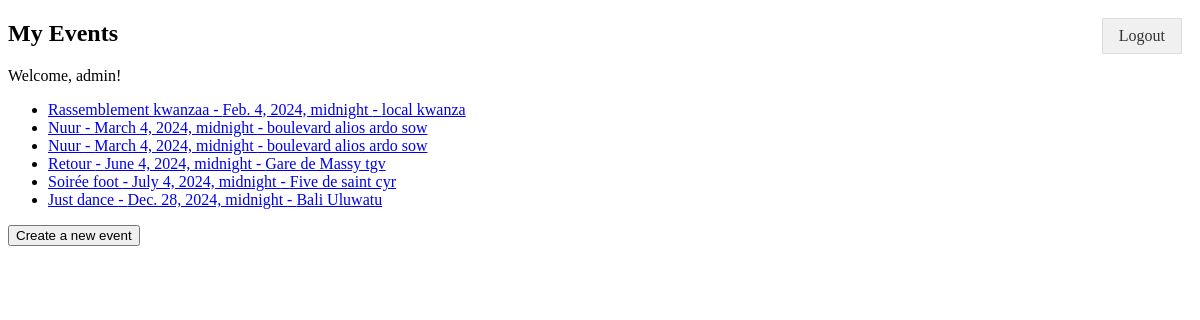
/home/ (signed in), run on the app's committed database.
### accounts/models.py (models this page shows)
class CustomUser(AbstractUser):
    email = models.EmailField(unique=True)
    phone_number = models.CharField(max_length=15, blank=True, null=True)
    date_joined = models.DateTimeField(auto_now_add=True)

### events/models.py (models this page shows, shortened)
class Event(models.Model):
    name = models.CharField(max_length=255)
    description = models.TextField()
    location = models.CharField(max_length=255)
    date = models.DateTimeField()
    creator = models.ForeignKey(User, on_delete=models.CASCADE, related_name='events')

### home/views.py (the view)
# urls.py: path('home/', home_views.list_events, name='home'),
@login_required
def list_events(request):
    events = Event.objects.filter(creator=request.user).order_by('date')
    return render(request, 'home/list_events.html', {'events': events, 'username': request.user.username})

### templates/home/list_events.html
{% extends '../base_generic.html' %}
{% block content %}
<h2>My Events</h2>
<p>Welcome, {{ username }}!</p>
<ul>
    {% for event in events %}
    <li>
        <a href="{% url 'event_detail' event.id %}">{{ event.name }} - {{ event.date }} - {{ event.location }}</a>
    </li>
    {% empty %}
    <li>No events found.</li>
    {% endfor %}
</ul>
<a href="{% url 'create_event' %}">
    <button>Create a new event</button>
</a>
{% endblock %}

### data on the page
CustomUser: username "admin"
Event: name "Rassemblement kwanzaa", date "Feb. 4, 2024, midnight", location "local kwanza"
Event: name "Nuur", date "March 4, 2024, midnight", location "boulevard alios ardo sow"
Event: name "Nuur", date "March 4, 2024, midnight", location "boulevard alios ardo sow"
Event: name "Retour", date "June 4, 2024, midnight", location "Gare de Massy tgv"
Event: name "Soirée foot", date "July 4, 2024, midnight", location "Five de saint cyr"
Event: name "Just dance", date "Dec. 28, 2024, midnight", location "Bali Uluwatu"
